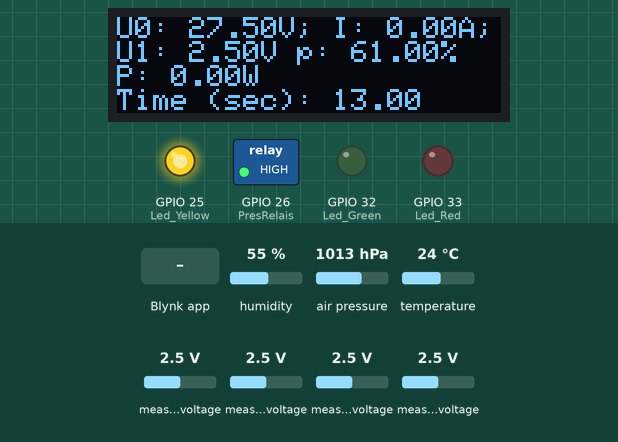
Simulated run of this sketch. Board: ESP32. Parts: 128×32 one-colour display, switched loads named in the sketch (green lamp = pin HIGH), output pins drawn as LEDs (lit = HIGH). The inputs (shaded band) are chosen by the test bench; at power-on: measured voltage 2.5 V, humidity 55 %, air pressure 1013 hPa, temperature 24 °C. WiFi joins after 1.5 s; servers stay silent unless stated; the display library's start-up logo is not drawn; what the sketch prints to the serial monitor is not drawn.

Above: at 14.4 s.
14.5 s: measured voltage (sensor 201) set to 3.1 V
At 15.5 s:
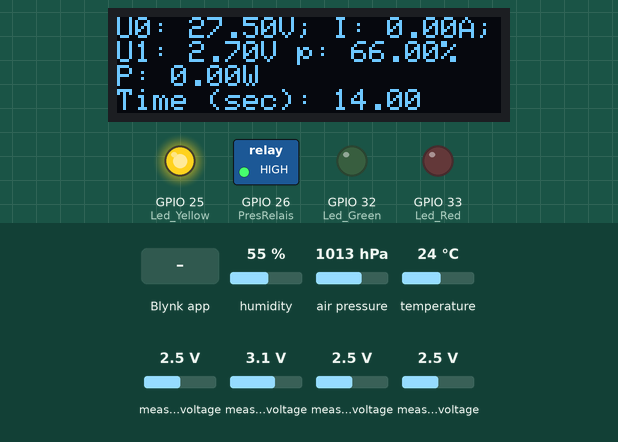
17.3 s: measured voltage (sensor 201) set to 3.4 V
At 20.6 s:
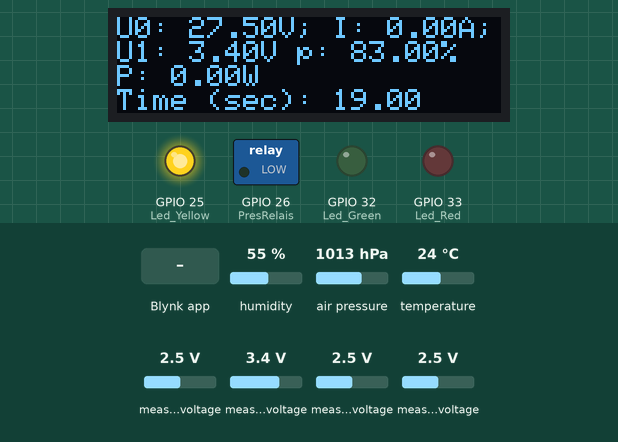
21.4 s: Blynk app writes 1 to V11
At 22.5 s:
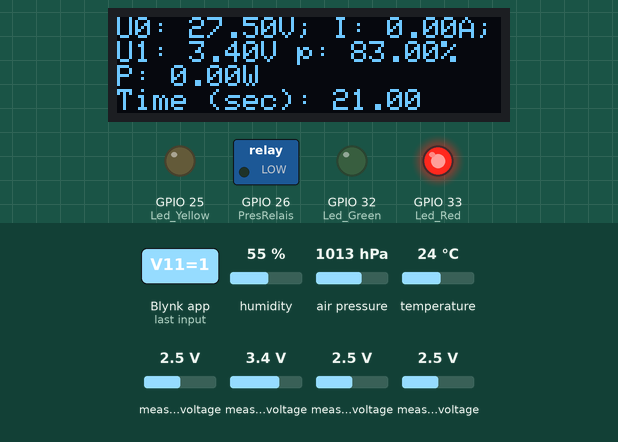
25.5 s: measured voltage (sensor 201) set to 0.1 V
At 28.6 s:
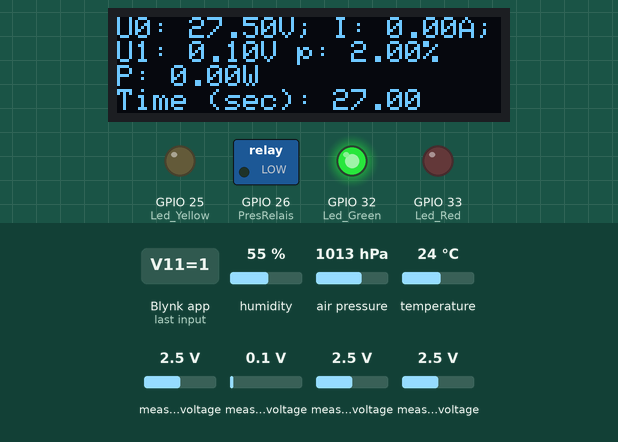
29.6 s: Blynk app writes 200 to V11
At 31.5 s:
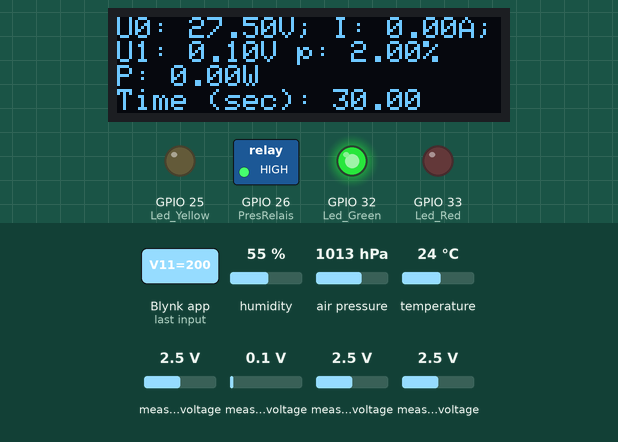
33.7 s: measured voltage (sensor 202) set to 0.1 V
At 36.0 s:
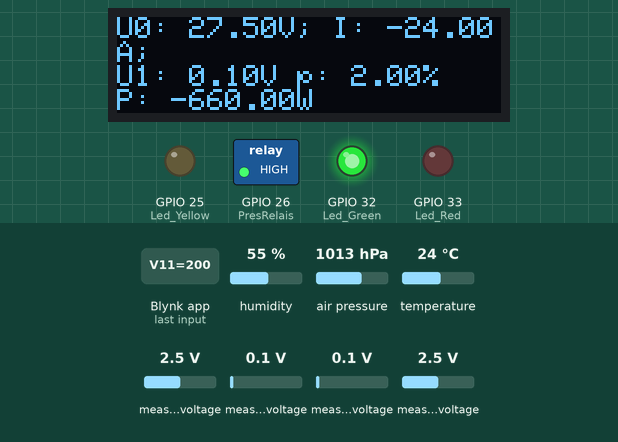
Timing chart, 0 to 37.3 s (numbered marks = the images above; inputs shaded):
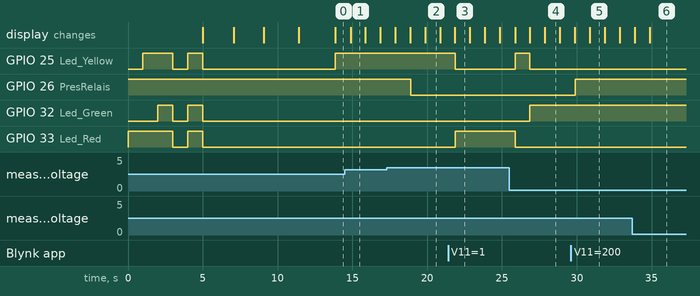

The sketch:

ESP32_WiFi_Blynk_BME280_v1.ino
```cpp
// (licence header left out)
/* Comment this out to disable prints and save space */
#define BLYNK_PRINT Serial

#include <WiFi.h>
#include <WiFiClient.h>
#include <BlynkSimpleEsp32.h>

// You should get Auth Token in the Blynk App.
// Go to the Project Settings (nut icon).
char auth[] = "yKwkICjMoN7yrLDeiDK_sm4CZuWyZcjR";  //Blynk cloud ...ESP32 BME280 project
//char auth[] = "55836bb660e54f3995d29ed3dfa3b2b0";    // blynk local server @10.10.10.112

// Your WiFi credentials.
// Set password to "" for open networks.
//char ssid[] = "D74a";
//char pass[] = "Yeti2015Rapid2016";
char* ssid[] = {"iPhone 2017 p", "D74a",              "krek wifi",     "D74k"      }; //list a necessary wifi networks
char* pass[] = {"hsiphone2017" , "Yeti2015Rapid2016", "pozabljeno123", "Klet74LS"  }; //list a passwords
int wifi_ssid=0;


BlynkTimer timer;

// ------------ BME280 -------------------
//#include <Wire.h>
#include <Adafruit_Sensor.h>
#include <Adafruit_BME280.h>

/*#include <SPI.h>
#define BME_SCK 18
#define BME_MISO 19
#define BME_MOSI 23
#define BME_CS 5*/

#define SEALEVELPRESSURE_HPA (1013.25)

Adafruit_BME280 bme; // I2C
//Adafruit_BME280 bme(BME_CS); // hardware SPI
//Adafruit_BME280 bme(BME_CS, BME_MOSI, BME_MISO, BME_SCK); // software SPI

//-----------------Voltage-Current----------------------------------
#include <Adafruit_ADS1015.h>

Adafruit_ADS1115 ads;  /* Use this for the 16-bit version */
//Adafruit_ADS1015 ads;     /* Use thi for the 12-bit version */

  // The ADC input range (or gain) can be changed via the following
  // functions, but be careful never to exceed VDD +0.3V max, or to
  // exceed the upper and lower limits if you adjust the input range!
  // Setting these values incorrectly may destroy your ADC!
  //                                                                ADS1015  ADS1115
  //                                                                -------  -------
  // ads.setGain(GAIN_TWOTHIRDS);  // 2/3x gain +/- 6.144V  1 bit = 3mV      0.1875mV (default)
  // ads.setGain(GAIN_ONE);        // 1x gain   +/- 4.096V  1 bit = 2mV      0.125mV
  // ads.setGain(GAIN_TWO);        // 2x gain   +/- 2.048V  1 bit = 1mV      0.0625mV
  // ads.setGain(GAIN_FOUR);       // 4x gain   +/- 1.024V  1 bit = 0.5mV    0.03125mV
  // ads.setGain(GAIN_EIGHT);      // 8x gain   +/- 0.512V  1 bit = 0.25mV   0.015625mV
  // ads.setGain(GAIN_SIXTEEN);    // 16x gain  +/- 0.256V  1 bit = 0.125mV  0.0078125mV
float ADC_GAIN = 0.1250;
float ACS712_GAIN = 0.100; // mV/Ampere
float ACS712_0Amp = 2.36; //V
int32_t ACS712_ADC2_0_value = 0;

float Voltage_divider_R1 = 100.0;
float Voltage_divider_R2 =  10.0;

int32_t adc0, adc1, adc2, adc3;  // global declaration for averaged reading
int     adc_reading_count;       // global declaration for averaged reading

//--------------------------------------------------

#include <Adafruit_GFX.h>
#include <Adafruit_SSD1306.h>

#define SCREEN_WIDTH 128 // OLED display width, in pixels
#define SCREEN_HEIGHT 32 // OLED display height, in pixels

// Declaration for an SSD1306 display connected to I2C (SDA, SCL pins)
#define OLED_RESET     4 // Reset pin # (or -1 if sharing Arduino reset pin)
Adafruit_SSD1306 display(SCREEN_WIDTH, SCREEN_HEIGHT, &Wire, OLED_RESET);

#define NUMFLAKES     10 // Number of snowflakes in the animation example

//--------------------------------------------------

// Attach virtual serial terminal to Virtual Pin V9
WidgetTerminal terminal(V9);

// You can send commands from Terminal to your hardware. Just use
// the same Virtual Pin as your Terminal Widget
BLYNK_WRITE(V9)
{
/*
  // if you type "Marco" into Terminal Widget - it will respond: "Polo:"
  if (String("Marco") == param.asStr()) {
    terminal.println("You said: 'Marco'") ;
    terminal.println("I said: 'Polo'") ;
  } else {

    // Send it back
    terminal.print("You said:");
    terminal.write(param.getBuffer(), param.getLength());
    terminal.println();
  }

  // Ensure everything is sent
  terminal.flush();
  */
}

//copied from https://community.blynk.cc/t/how-i-can-use-multiple-wifi-network/31667/15


//Widget Colors ----------------------------
#define BLYNK_White     "#ffffff"
#define BLYNK_GREEN     "#23C48E"  // 1
#define BLYNK_BLUE      "#04C0F8"  // 2
#define BLYNK_YELLOW    "#ED9D00"  // 3
#define BLYNK_RED       "#D3435C"  // 4
#define BLYNK_DARK_BLUE "#5F7CD8"  // 5

WidgetLED led1(V10);

void MultyWiFiBlynkBegin() {
  int ssid_count=0;
  int ssid_mas_size = sizeof(ssid) / sizeof(ssid[0]);
  do {
    Serial.print("Trying to connect to wi-fi <" + String(ssid[ssid_count]));Serial.println(">");
    WiFi.begin(ssid[ssid_count], pass[ssid_count]);
    int WiFi_timeout_count=0;
    while (WiFi.status() != WL_CONNECTED && WiFi_timeout_count<50) { //waiting 10 sec
      delay(200);
      Serial.print(".");
      ++WiFi_timeout_count;
    }
    Serial.println(";");
    if (WiFi.status() == WL_CONNECTED) {
      Serial.println("Connected to WiFi! Now I will check the connection to the Blynk server");
      display.print("wi-fi <" + String(ssid[ssid_count]));display.println(">"); display.display(); delay(1000);
      wifi_ssid=ssid_count;
      Blynk.config(auth);
      Blynk.connect(5000); //waiting 5 sec
    }
    ++ssid_count;
  }  while (!Blynk.connected() && ssid_count<ssid_mas_size);

  if (!Blynk.connected() && ssid_count==ssid_mas_size) {
    Serial.println("I could not connect to blynk Ignore and move on. but still I will try to connect to wi-fi " + String(ssid[ssid_count-1]));
  }
  if (!Blynk.connected()) {
    Serial.println("Restarting in 10 sec...");
    delay(10000);  // 10 sec
    ESP.restart();
  }
}


// copied from https://github.com/khoih-prog/Blynk_WM/blob/master/examples/Blynk_WM_Template/Blynk_WM_Template.ino
//void connectToWLANandBlynk()
//{
//  // Setup WLAN and Blynk
//  Serial.print ( "\nSetting up WLAN and Blynk " );
//    Serial.println ( "Starting WiFi.begin (no WM)" );
//    WiFi.begin ( ssid, pass );
//    Serial.println ( "... waiting a few seconds for WiFi ..." );
//
//    // REBOOT if we do not have a good WiFi connection
//    if ( WiFi.status() != WL_CONNECTED )
//    {
//      Serial.println ( "Resetting in a few seconds...\n\n\n\n\n" );
//      delay ( 3000 );
//      ESP.restart();
//    }
//
//    // Configure and launch Blynk
//    Blynk.config ( auth );
//    Blynk.connect ( 2500 ); // Don't get stuck hanging for more than 2500 millis.
//
//  if ( Blynk.connected() )
//  {
//    Serial.println ( "Blynk connected just fine" );
//    Serial.print   ( "  IP address  " ); Serial.println ( WiFi.localIP() ) ;
//    Serial.print   ( "  MAC address " ); Serial.println ( WiFi.macAddress() );
//    Serial.println();
//  }
//  else Serial.println ( "Blynk NOT CONNECTED \n\n" );
//} // end connectToWLANandBlynk

void ScanI2C() {
  byte error, address;
  int nDevices;
  Serial.println("******************************************************");
  Serial.println("I2C Scanning...");
  nDevices = 0;
  for(address = 1; address < 127; address++ ) {
    Wire.beginTransmission(address);
    error = Wire.endTransmission();
    if (error == 0) {
      Serial.print("   I2C device found at address 0x");
      if (address<16) {
        Serial.print("0");
      }
      Serial.println(address,HEX);
      nDevices++;
    }
    else if (error==4) {
      Serial.print("    Unknow error at address 0x");
      if (address<16) {
        Serial.print("0");
      }
      Serial.println(address,HEX);
    }
  }
  if (nDevices == 0) {
    Serial.println("No I2C devices found\n");
  }
  else {
    Serial.println("done\n");
  }
}


unsigned long delayTime=1000; // miliseconds
unsigned long timex;
const byte Led_Red=33, Led_Yellow=25, Led_Green=32, PresRelais=26; // output pins
float Led_Limit_Yellow=100, Led_Limit_Green=0;

void setup()
{
  // Debug console
  Serial.begin(9600);

  pinMode(Led_Red, OUTPUT);
  pinMode(Led_Yellow, OUTPUT);
  pinMode(Led_Green, OUTPUT);
  pinMode(PresRelais, OUTPUT); digitalWrite(PresRelais, HIGH); led1.off();
  digitalWrite(Led_Red, LOW);digitalWrite(Led_Yellow, LOW);digitalWrite(Led_Green, LOW);
  digitalWrite(Led_Red, HIGH);delay(1000);digitalWrite(Led_Yellow, HIGH);delay(1000);digitalWrite(Led_Green, HIGH);delay(1000);
  digitalWrite(Led_Red, LOW);digitalWrite(Led_Yellow, LOW);digitalWrite(Led_Green, LOW); delay(1000);
  digitalWrite(Led_Red, HIGH);digitalWrite(Led_Yellow, HIGH);digitalWrite(Led_Green, HIGH);delay(1000);
  digitalWrite(Led_Red, LOW);digitalWrite(Led_Yellow, LOW);digitalWrite(Led_Green, LOW);

  Serial.println("*************************************************************");

 // SSD1306_SWITCHCAPVCC = generate display voltage from 3.3V internally
  if(!display.begin(SSD1306_SWITCHCAPVCC, 0x3C)) { // Address 0x3C for 128x32
    Serial.println(F("SSD1306 allocation failed"));
    //for(;;); // Don't proceed, loop forever
  }

  // Show initial display buffer contents on the screen --
  // the library initializes this with an Adafruit splash screen.
  display.display();
  delay(2000); // Pause for 2 seconds

  // Clear the buffer
  display.clearDisplay();

  // Draw a single pixel in white
  display.drawPixel(10, 10, SSD1306_WHITE);

  // Show the display buffer on the screen. You MUST call display() after
  // drawing commands to make them visible on screen!
  display.display();
  delay(2000);
  // display.display() is NOT necessary after every single drawing command,
  // unless that's what you want...rather, you can batch up a bunch of
  // drawing operations and then update the screen all at once by calling
  // display.display(). These examples demonstrate both approaches...

  // Invert and restore display, pausing in-between
  //display.invertDisplay(true);
  //delay(1000);
  //display.invertDisplay(false);
  //delay(1000);

  display.clearDisplay();
  display.setTextSize(1);             // Normal 1:1 pixel scale
  display.setTextColor(SSD1306_WHITE);        // Draw white text
  display.setCursor(0,0);             // Start at top-left corner
  display.println(F("Hello - ESP32 here"));
  display.println(F("ESP32+BME280+ADC1115"));
  display.display();

  Serial.println("*** setup ***************************************************");

  Wire.begin();
  ScanI2C();

  Serial.println(F("BME280 with Blynk timer"));
  Serial.print("Blynk timer: ");Serial.print(delayTime/1000);Serial.print(" seconds");
  bool status;

  // default settings
  // (you can also pass in a Wire library object like &Wire2)
  status = bme.begin(0x76);
  if (!status) {
    Serial.println("Could not find a valid BME280 sensor, check wiring!");
    //while (1);
  }

  ads.setGain(GAIN_ONE);        // 1x gain   +/- 4.096V  1 bit = 2mV      0.125mV
  Serial.println("Getting single-ended readings from AIN0..3");
  Serial.println("ADC Range: ADC0 - R:100/10k @5V --> 44V; GAiN_ONE");
  ads.begin();
  ResetADS_counters();

  // get average 0 current value
  int i;
  int Average_loop = 3;
  ACS712_ADC2_0_value = 0;
  for (int i = 0; i < Average_loop; i++) {
    Serial.print("  ADC0: "); Serial.print(ads.readADC_SingleEnded(0)*ADC_GAIN/1000.0*1);
    Serial.print("  ADC1: "); Serial.print(ads.readADC_SingleEnded(1)*ADC_GAIN/1000.0*1);
    Serial.print("  ADC2: "); Serial.print(ads.readADC_SingleEnded(2)*ADC_GAIN/1000.0*1);
    Serial.print("  ADC3: "); Serial.print(ads.readADC_SingleEnded(3)*ADC_GAIN/1000.0*1);
    Serial.println();
  }

//   for (int i = 0; i < Average_loop; i++) {
      ACS712_ADC2_0_value += ads.readADC_SingleEnded(2);
      Serial.print(".");
      delay(50);
//  }
   Serial.println(";");
//   ACS712_ADC2_0_value /= Average_loop;
   ACS712_0Amp = ACS712_ADC2_0_value*ADC_GAIN/1000.0;
   Serial.print("ADC2 @ 0 current: mV "); Serial.print(ACS712_0Amp*1000);
   Serial.print(" ADC rough value:"); Serial.print(ACS712_ADC2_0_value);
   Serial.print(" ADC rough value * 0,125:"); Serial.print(ACS712_ADC2_0_value*ADC_GAIN/1000.0);
   Serial.println();
   Serial.print("ADC1: "); Serial.print(ads.readADC_SingleEnded(1)*ADC_GAIN/1000.0*1);
   Serial.println();
   Serial.println("---------------------------------------------------------------");

  MultyWiFiBlynkBegin(); //instead Blynk.begin(auth, ssid, pass);
  Serial.println("---------------------------------------------------------------");
  //connectToWLANandBlynk();
  // Blynk.begin(auth, ssid, pass);
  ////Blynk.begin(auth, ssid, pass, IPAddress(10,10,10,112));
  timer.setInterval(delayTime, myTimerEvent);
  terminal.clear();

  // This will print Blynk Software version to the Terminal Widget when
  // your hardware gets connected to Blynk Server
  terminal.println(F("Blynk v" BLYNK_VERSION ": Device started"));
  terminal.print("WiFi: <" + String(ssid[wifi_ssid])); terminal.println(">");
  terminal.flush();

  display.display();

  Serial.println("*** end setup ***************************************************");

  digitalWrite(Led_Red, LOW);digitalWrite(Led_Yellow, LOW);digitalWrite(Led_Green, LOW);
}

void loop()
{
    if ( WiFi.status() != WL_CONNECTED )
    {
      Serial.println ( "loop: No WiFi - Resetting in 10 seconds...\n\n\n\n\n" );
      delay ( 10000 );
      ESP.restart();
    }

  Blynk.run();
  timer.run(); // Initiates BlynkTimer
  ReadADS();
}

// preveri tudi opcijo z Blynk connect + timer
// https://community.blynk.cc/t/solved-how-to-run-blynk-run-only-when-wifi-connection-is-established/6492/13


void myTimerEvent()
{
  Blynk_PrintValues();
}

void Blynk_PrintValues()
{
  timex=millis();
  float temp=RoundX(bme.readTemperature(),1);
  float press=RoundX(bme.readPressure() / 100.0F,0);
  float humi=RoundX(bme.readHumidity(),0);
  Serial.print("BME280 exec: "); Serial.print(millis()-timex); Serial.print("ms");
  timex=millis();

  String str = String(temp, 1) + "℃";
  Serial.print("  Temp: ");  Serial.print(str);
  Blynk.virtualWrite(V1, temp);

  str = String(press, 0) + " hPa";
  Serial.print("  Press: ");  Serial.print(str);
  Blynk.virtualWrite(V2, press);

//  Serial.print("Approx. Altitude = ");
//  Serial.print(bme.readAltitude(SEALEVELPRESSURE_HPA));
//  Serial.println(" m");

  str = String(humi, 1) + "%";
  Serial.print("  Humi: ");  Serial.print(str);
  Blynk.virtualWrite(V3, humi);

  Serial.print("   P&B: "); Serial.print(millis()-timex); Serial.print("ms");
  Serial.println();
  timex=millis();

  float volt0, volt1,volt2,volt3;

  ReadADS();
  ConvertADSreadings_to_average();

  volt0 = adc0*ADC_GAIN/1000.0*(Voltage_divider_R1+Voltage_divider_R2)/Voltage_divider_R2;
  volt1 = adc1*ADC_GAIN/1000.0*1;    //(Voltage_divider_R1+Voltage_divider_R2)/Voltage_divider_R2;
  volt2 = adc2*ADC_GAIN/1000.0; // ACS712 connected
  volt3 = adc3*ADC_GAIN/1000.0; // reference voltage VDD on ADS1115

  //  Serial.print("1.3  ADC0: "); Serial.print(ads.readADC_SingleEnded(0)*ADC_GAIN/1000.0*1);
  //  Serial.print("  ADC1: "); Serial.print(ads.readADC_SingleEnded(1)*ADC_GAIN/1000.0*1);
  //  Serial.print("  ADC2: "); Serial.print(ads.readADC_SingleEnded(2)*ADC_GAIN/1000.0*1);
  //  Serial.print("  ADC3: "); Serial.print(ads.readADC_SingleEnded(3)*ADC_GAIN/1000.0*1);
  //  Serial.println();

  Serial.print("ADC exec: "); Serial.print(millis()-timex); Serial.print("ms");
  Serial.print("  #read: "); Serial.print(adc_reading_count);
  timex=millis();

  float procVacuum = RoundX(volt1/4.1*100,1);
  Serial.print("  ADC0: ");  Serial.print(RoundX(volt0,1)); Blynk.virtualWrite(V4, RoundX(volt0,1)); Serial.print("V");
  Serial.print("  ADC1: ");  Serial.print(RoundX(volt1,1)); Blynk.virtualWrite(V5, RoundX(procVacuum ,1)); //Serial.println("V");

  float VDD_ADS1115_voltage_value = volt3*2;    //1-1 divider
  Serial.print("  ADC3 (5V): ");  Serial.print(RoundX(VDD_ADS1115_voltage_value,1)); Serial.print("V; ADC2-"); Serial.print(volt2*1000);

  //float current_value = (volt2 - (VDD_ADS1115_voltage_value/2))/ACS712_GAIN ;
  float current_value = (volt2 - ACS712_0Amp)/ACS712_GAIN;     // očitno 0 Amp ni odvisna od vhodne napetosti ampak vedno 2,36V
  Serial.print("  I: ");  Serial.print(RoundX(current_value,2));  Serial.print("A");
  Blynk.virtualWrite(V6, RoundX(current_value,2));

  float power_value = current_value * volt0;
  Serial.print("  PWR: ");  Serial.print(RoundX(power_value,2));  Serial.print("W");
  Blynk.virtualWrite(V7, RoundX(power_value,2));

  terminal.print("U0: "); terminal.print(RoundX(volt0,1)); terminal.print("V; ");
  terminal.print("U1: "); terminal.print(RoundX(volt1,1)); terminal.print("V; ");
  //terminal.print("I: "); terminal.print(RoundX(current_value,2)); terminal.print("A ");
  terminal.print("P: "); terminal.print(RoundX(power_value,2)); terminal.print("W ");
  terminal.print("V%: "); terminal.print(RoundX(procVacuum,1)); terminal.println("");

  terminal.flush();

  display.clearDisplay();
  display.setCursor(0,0);
  display.print("U0: "); display.print(RoundX(volt0,1)); display.print("V;");
  display.print(" I: "); display.print(RoundX(current_value,2)); display.println("A;");
  display.print("U1: "); display.print(RoundX(volt1,1)); display.print("V");
  display.print(" p: "); display.print(RoundX(procVacuum,0)); display.println("%");
  display.print("P: "); display.print(RoundX(power_value,2)); display.println("W");
  display.print("Time (sec): ");display.println(RoundX(millis()/1000,0));
  display.display();

  Serial.print("  P&B: "); Serial.print(millis()-timex);Serial.print("ms"); Serial.println();
  Serial.println();

  PressureTrafficLights_ADC1(volt1/4.1*100);
  PressureRelais(volt1/4.1*100);
  ResetADS_counters();

}

float PR_off=40, PR_on=80;
boolean PR_status=false;

//Sider from Blynk
// This function will be called every time Slider Widget
// in Blynk app writes values to the Virtual Pin V1
BLYNK_WRITE(V11)
{
  int pinValue = param.asInt(); // assigning incoming value from pin V11 to a variable
  // process received value
  PR_off=pinValue;
  terminal.print("PR-off: "); terminal.print(PR_off); terminal.print("  PR-on: "); terminal.println(PR_on);
  terminal.flush();

  Led_Limit_Yellow = PR_on;
  Led_Limit_Green = PR_off + (PR_on-PR_off)/2.0;
}

BLYNK_WRITE(V12)
{
  int pinValue = param.asInt(); // assigning incoming value from pin V12 to a variable
  // process received value
  PR_on=pinValue;
  terminal.print("PR-off: "); terminal.print(PR_off); terminal.print("  PR-on: "); terminal.println(PR_on);
  terminal.flush();

  Led_Limit_Yellow = PR_on;
  Led_Limit_Green = PR_off + (PR_on-PR_off)/2.0;
}


void PressureRelais(float proc) {
    if (proc>PR_on) { digitalWrite(PresRelais, LOW); PR_status=true ; Serial.println("Relais-ON"); led1.on(); }    // terminal.println("Realais-ON");
    if (proc<PR_off) { digitalWrite(PresRelais, HIGH); PR_status=false; Serial.println("Relais-OFF"); led1.off();}  //terminal.println("Realais-OFF");

}


void PressureTrafficLights_ADC1(float proc) {
  if (proc < Led_Limit_Green) { digitalWrite(Led_Green, HIGH); digitalWrite(Led_Yellow, LOW);  digitalWrite(Led_Red, LOW); led1.setColor(BLYNK_GREEN);}
  if (proc < Led_Limit_Yellow and proc >= Led_Limit_Green) { digitalWrite(Led_Green, LOW);  digitalWrite(Led_Yellow, HIGH); digitalWrite(Led_Red, LOW); led1.setColor(BLYNK_YELLOW);}
  if (proc >= Led_Limit_Yellow) {  digitalWrite(Led_Green, LOW);  digitalWrite(Led_Yellow, LOW);  digitalWrite(Led_Red, HIGH); led1.setColor(BLYNK_RED);}

  Serial.print("Vacuum: ");  Serial.print(RoundX(proc,0));  Blynk.virtualWrite(V5, RoundX(proc,1)); Serial.print("%");
  Serial.print("  OFF: ");  Serial.print(RoundX(PR_off,1)); Blynk.virtualWrite(V11, RoundX(PR_off,1)); Serial.print("%");
  Serial.print("  ON: ");  Serial.print(RoundX(PR_on,1));   Blynk.virtualWrite(V12, RoundX(PR_on,1)); Serial.println("%");

}

void ReadADS() {
  adc0 += ads.readADC_SingleEnded(0);
  adc1 += ads.readADC_SingleEnded(1);
  adc2 += ads.readADC_SingleEnded(2);
  adc3 += ads.readADC_SingleEnded(3);
  adc_reading_count++;
}

void ConvertADSreadings_to_average(){
  adc0 /= adc_reading_count;
  adc1 /= adc_reading_count;
  adc2 /= adc_reading_count;
  adc3 /= adc_reading_count;
}

void ResetADS_counters() {
  adc0=0; adc1=0;adc2=0;adc3=0;
  adc_reading_count=0;
}

float RoundX(float val, byte dec)
{
    float x = val * pow(10, dec);
    float y = round(x);
    float z = x - y;
    if ((int)z == 5)
    {
        y++;
    } else {}
    x = y / pow(10, dec);
    return x;
}
```

Measured:
- the behaviour switches between 3.2 and 3.3 V on measured voltage (sensor 201) (found by bisection; images 1 and 2)
- after the input at 17.3 s, GPIO 26 (PresRelais): HIGH → LOW after 1.6 s
- after the input at 21.4 s, GPIO 25 (Led_Yellow): HIGH → LOW after 0.46 s; GPIO 33 (Led_Red): LOW → HIGH after 0.46 s
- after the input at 25.5 s, GPIO 25 (Led_Yellow): LOW → HIGH after 0.38 s, → LOW 0.99 s later; GPIO 32 (Led_Green): LOW → HIGH after 1.4 s; GPIO 33 (Led_Red): HIGH → LOW after 0.38 s
- after the input at 29.6 s, GPIO 26 (PresRelais): LOW → HIGH after 0.30 s
- what the display in image 1 shows lasts 1.0 s, from 14.9 s to 15.9 s
